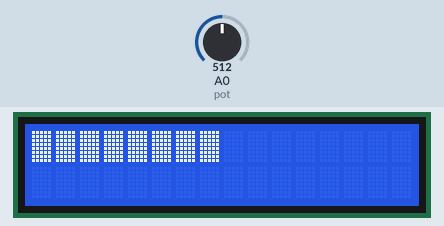
Simulated run of this sketch. Board: Arduino Uno, built with avr-gcc and run on an emulated ATmega328P. Parts: 16×2 character LCD. The test bench sets the inputs (shaded band); at power-on: A0 (pot) = 512.

Above: at 1.3 s.
1.4 s: A0 (pot) set to 716
At 1.9 s:
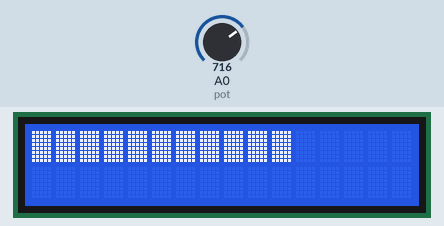
3.0 s: A0 (pot) set to 900
At 4.2 s:
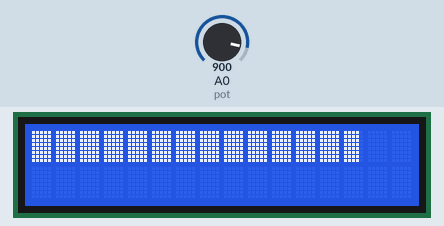
4.5 s: A0 (pot) set to 1023
At 5.7 s:
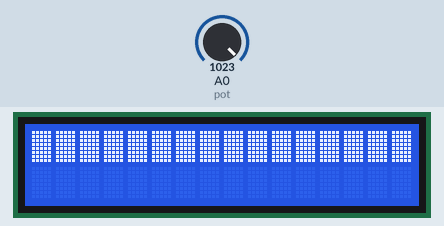
6.0 s: A0 (pot) set to 511
At 7.0 s:
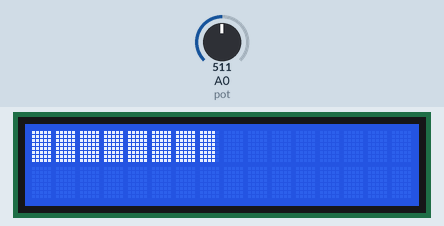
7.5 s: A0 (pot) set to 306
At 8.3 s:
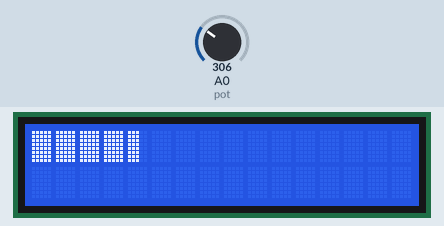
9.0 s: A0 (pot) set to 122
At 9.6 s:
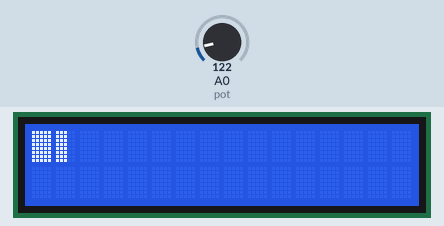
Timing chart, 0 to 11.5 s (numbered marks = the images above; inputs shaded):
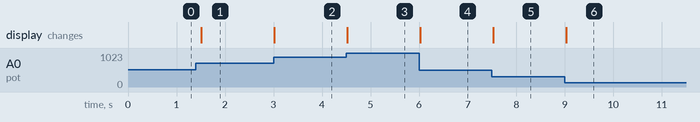

Measured:
- after the input at 1.4 s, the display: changes after 0.11 s (image 1)
- after the input at 3.0 s, the display: changes at once (image 2)
- after the input at 4.5 s, the display: changes at once (image 3)
- after the input at 6.0 s, the display: changes at once (image 4)
- after the input at 7.5 s, the display: changes at once (image 5)
- after the input at 9.0 s, the display: changes at once (image 6)

The sketch:

5_4.ino
```cpp
#include <LiquidCrystal_I2C.h>
#include <Wire.h>
#define pot A0
LiquidCrystal_I2C lcd(0x27,16,2);
const int LCD_NB_ROWS = 2;
const int LCD_NB_COLUMNS = 16;
byte DIV_0_OF_5[8] = {
  B00000,
  B00000,
  B00000,
  B00000,
  B00000,
  B00000,
  B00000,
  B00000
}; // 0 / 5

byte DIV_1_OF_5[8] = {
  B10000,
  B10000,
  B10000,
  B10000,
  B10000,
  B10000,
  B10000,
  B10000
}; // 1 / 5

byte DIV_2_OF_5[8] = {
  B11000,
  B11000,
  B11000,
  B11000,
  B11000,
  B11000,
  B11000,
  B11000
}; // 2 / 5

byte DIV_3_OF_5[8] = {
  B11100,
  B11100,
  B11100,
  B11100,
  B11100,
  B11100,
  B11100,
  B11100
}; // 3 / 5

byte DIV_4_OF_5[8] = {
  B11110,
  B11110,
  B11110,
  B11110,
  B11110,
  B11110,
  B11110,
  B11110
}; // 4 / 5

byte DIV_5_OF_5[8] = {
  B11111,
  B11111,
  B11111,
  B11111,
  B11111,
  B11111,
  B11111,
  B11111
}; // 5 / 5
void setup_progressbar(){
  lcd.createChar(0, DIV_0_OF_5);
  lcd.createChar(1, DIV_1_OF_5);
  lcd.createChar(2, DIV_2_OF_5);
  lcd.createChar(3, DIV_3_OF_5);
  lcd.createChar(4, DIV_4_OF_5);
  lcd.createChar(5, DIV_5_OF_5);
}
void draw_progressbar(byte percent) {


  lcd.setCursor(0, 0);


  byte nb_columns = map(percent, 0, 100, 0, LCD_NB_COLUMNS * 5);
  for (byte i = 0; i < LCD_NB_COLUMNS; ++i) {
    if (nb_columns == 0) {
      lcd.write((byte) 0);

    } else if (nb_columns >= 5) {
      lcd.write(5);
      nb_columns -= 5;

    } else {
      lcd.write(nb_columns);
      nb_columns = 0;
    }
  }
}


void setup() {
  // put your setup code here, to run once:
   lcd.begin();
  setup_progressbar();
  lcd.clear();

}
void loop(){
  int readPot = analogRead(pot);
  readPot = map(readPot,0,1023,0,100);
  draw_progressbar(readPot);
  delay(100);
}
```
